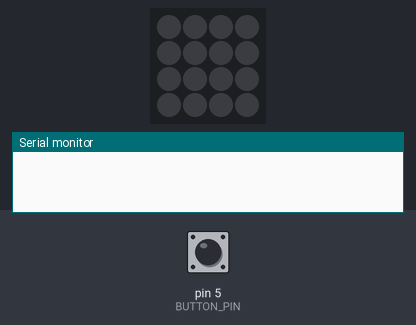
Simulated run of this sketch. Board: Arduino Uno, built with avr-gcc and run on an emulated ATmega328P. Parts: 4×4 RGB LED matrix (first LED top left, wired row by row), the last lines printed to the serial monitor. The test bench sets the inputs (shaded band); at power-on: pin 5 (BUTTON_PIN) HIGH. Dim RGB values are drawn brighter than linear; random numbers use the default seed unless the sketch sets one.

Above: at 1.2 s.
1.3 s: pin 5 (BUTTON_PIN) pulled LOW for 0.15 s
At 2.5 s:
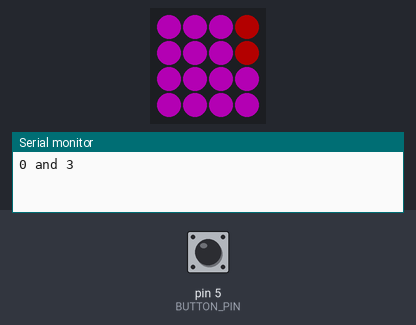
2.9 s: pin 5 (BUTTON_PIN) pulled LOW for 1 s
At 3.8 s:
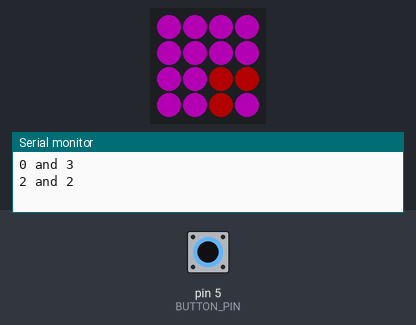
5.4 s: pin 5 (BUTTON_PIN) pulled LOW for 0.15 s
At 6.9 s:
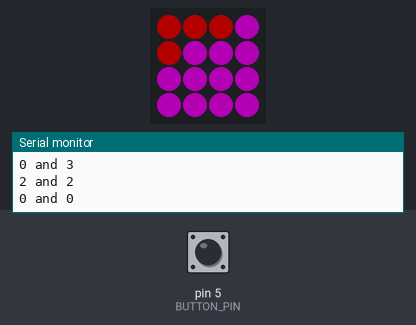
Timing chart, 0 to 8.4 s (numbered marks = the images above; inputs shaded):
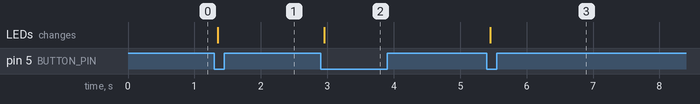

The sketch:

ledmatrix.ino.ino
```cpp
#include <Adafruit_NeoPixel.h>
#include <Adafruit_NeoMatrix.h>
#include <Adafruit_GFX.h>
/* ========================== NEOPIXELS SETTINGS ================================= */
#define NEOPIN 6
#define MATRIX_W 4
#define MATRIX_H 4
#define numOfShocks 6;
Adafruit_NeoMatrix matrix = Adafruit_NeoMatrix(MATRIX_W, MATRIX_H, NEOPIN,
                            NEO_MATRIX_BOTTOM + NEO_MATRIX_LEFT +
                            NEO_MATRIX_ROWS + NEO_MATRIX_ZIGZAG,
                            NEO_GRB + NEO_KHZ800);

int board_full[4][4] = {};
// button pin
int BUTTON_PIN = 5;
// button state
bool oldState = HIGH;
/* ========================== SETUP AND LOOP ================================= */
void setup() {
  Serial.begin(9600);
  randomSeed(analogRead(A0));
  pinMode(BUTTON_PIN, INPUT_PULLUP);
  matrix.begin();
  matrix.setBrightness(60);
  ///matrix.fillScreen(matrix.Color(off.r,off.g,off.b));
  //crossFade(off, white, 50, 5);
  //matrix.setPixelColor(random(0, 16);,0,255,0);  // OFFs I could have just done this? 0 - 16. :-/ merrrr. ok. hm.
}

void loop() {
  bool newState = digitalRead(BUTTON_PIN);
  if (newState == LOW && oldState == HIGH) {
    delay(50);
    newState = digitalRead(BUTTON_PIN);
    if (newState == LOW) {
      reset();
      seed();
    }
  }
  oldState = newState;
  matrix.show();
}
void seed() {
  //for(int i = 0; i <= 2; i++){
  int randRow = int(random(0, 4));
  int randCol = int(random(0, 4));
  // makeLine(randCol, randRow);
  // makeSquare(randCol, randRow);
  if (checkIfCool(randCol, randRow)) {
    makeElle(randCol, randRow);
  } else {
    // get new randoms
  }
  //   matrix.drawPixel(randCol, randRow, matrix.Color(255,0,0));
  Serial.print(randRow);
  Serial.print(" and " );
  Serial.println(randCol);
  //  }
}
void makeLine(int col, int row) {
  matrix.drawPixel(col, row, matrix.Color(255, 0, 0));
  matrix.drawPixel(col, row + 1, matrix.Color(255, 0, 0));
  storeIt(col, row);
  storeIt(col, row + 1);
}
void makeSquare(int col, int row) {
  matrix.drawPixel(col, row, matrix.Color(255, 0, 0));
  matrix.drawPixel(col, row + 1, matrix.Color(255, 0, 0));
  matrix.drawPixel(col + 1, row, matrix.Color(255, 0, 0));
  matrix.drawPixel(col + 1, row + 1, matrix.Color(255, 0, 0));
}
void makeElle(int col, int row) {
  matrix.drawPixel(col, row, matrix.Color(255, 0, 0));
  matrix.drawPixel(col + 1, row, matrix.Color(255, 0, 0));
  matrix.drawPixel(col + 2, row, matrix.Color(255, 0, 0));
  matrix.drawPixel(col, row + 1, matrix.Color(255, 0, 0));
}
boolean checkIfCool(int col, int row) {
  // if its not on the edge
  // if its not next to somethign else
  // if its not already taken
  if ( askIfTaken(col, row)) {
    return false;
  } else {
    return true;
  }
}
void storeIt(int col, int row) {
  board_full[row][col] = 1;
}
void reset() {
  matrix.fillScreen(matrix.Color(255, 0, 255));
  // for loop that goes through both and make it all 0;
  // pul from old draw board for loop
}

boolean askIfTaken(int row, int col) {
  if (board_full[row] == 1 && board_full[col] == 1) {
    return true;
  } else {
    return false;
  }
}
```

Measured:
- after the input at 1.3 s, the LEDs: change after 0.05 s (image 1)
- after the input at 2.9 s, the LEDs: change after 0.06 s (image 2)
- after the input at 5.4 s, the LEDs: change after 0.06 s (image 3)
